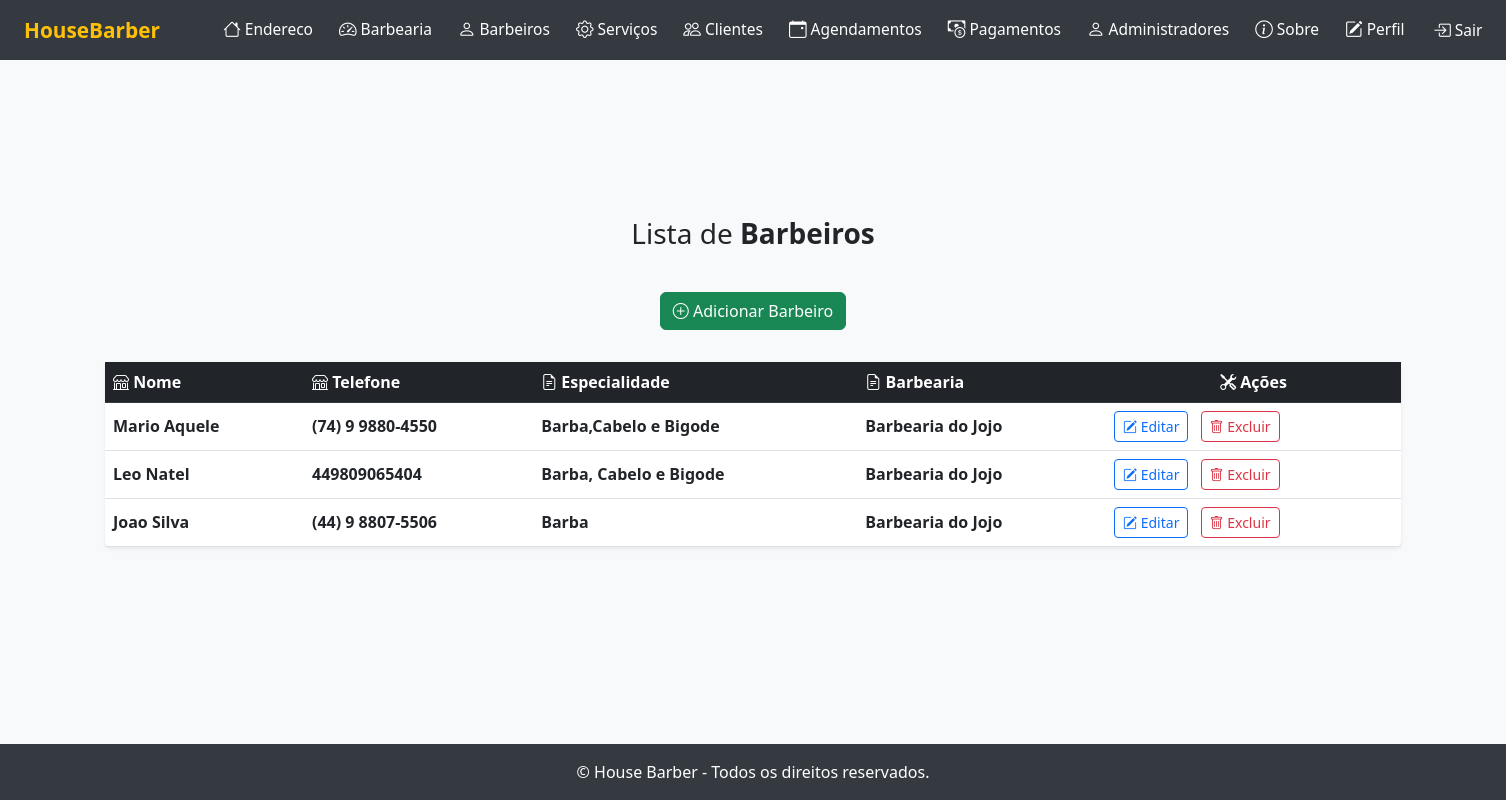
Page /listar/barbeiros/ (signed in) on the committed database.
### cadastros/models.py (models this page shows, shortened)
class Barbeiro(models.Model):
    nome = models.CharField(max_length=255, help_text="Nome do barbeiro")
    telefone = models.CharField(max_length=20, help_text="Telefone do barbeiro")
    especialidade = models.CharField(max_length=100, help_text="Especialidade do barbeiro")
    ativo = models.BooleanField(default=True, help_text="Indica se o barbeiro está ativo")
    barbearia = models.ForeignKey(Barbearia, on_delete=models.CASCADE, related_name='barbeiros', help_text="Barbearia onde trabalha")
    usuario = models.ForeignKey(User, on_delete=models.CASCADE, related_name='barbeiro_usuario', help_text="Usuário responsável pelo barbeiro")

class Barbearia(models.Model):
    nome_fantasia = models.CharField(max_length=255, help_text="Nome fantasia da barbearia")
    razao_social = models.CharField(max_length=255, help_text="Razão social da barbearia")
    cnpj = models.CharField(max_length=18, help_text="CNPJ da barbearia")
    telefone = models.CharField(max_length=20, help_text="Telefone de contato da barbearia")
    email = models.EmailField(help_text="E-mail da barbearia")
    endereco = models.OneToOneField(Endereco, on_delete=models.CASCADE, related_name='barbearia', help_text="Endereço da barbearia")
    usuario = models.ForeignKey(User, on_delete=models.CASCADE, related_name='usuario_barbearia', help_text="Usuário responsável pela barbearia")
    def __str__(self):
        return self.nome_fantasia

### cadastros/views.py (the view)
# urls.py: path('listar/barbeiros/', BarbeiroListView.as_view(), name='barbeiro-lista'),
class BarbeiroListView(LoginRequiredMixin, ListView):
    login_url = reverse_lazy('login')
    model = Barbeiro
    template_name = 'listas/barbeiro.html'
    context_object_name = 'barbeiros'
    def get_queryset(self):
        return Barbeiro.objects.filter(usuario=self.request.user)

### cadastros/templates/listas/barbeiro.html (shortened to what this page needs)
{% extends "paginas/modelo.html" %}
{% block conteudo %}
<h3>
    Lista de <b>Barbeiros</b>
</h3>
<div class="d-flex justify-content-center mb-3">
    <a class="btn btn-success mb-3" href="{% url 'cadastrar-barbeiro' %}">
        <i class="bi bi-plus-circle"></i> Adicionar Barbeiro
    </a>
</div>
<table id="table-lista" class="table table-hover align-middle shadow-sm rounded bg-white">
    <thead class="table-dark">
        <tr>
            <th scope="col"><i class="bi bi-shop"></i> Nome</th>
            <th scope="col"><i class="bi bi-shop"></i> Telefone</th>
            <th scope="col"><i class="bi bi-file-earmark-text"></i> Especialidade</th>
            <th scope="col"><i class="bi bi-file-earmark-text"></i> Barbearia</th>
            <th scope="col" class="text-center"><i class="bi bi-tools"></i> Ações</th>
        </tr>
    </thead>
    <tbody>
        {% for object in object_list %}
            <tr>
                <td class="fw-semibold">{{ object.nome }}</td>
                <td class="fw-semibold">{{ object.telefone }}</td>
                <td class="fw-semibold">{{ object.especialidade }}</td>
                <td class="fw-semibold">{{ object.barbearia }}</td>
                <td>
                    <a class="btn btn-outline-primary btn-sm me-2" href="{% url 'editar-barbeiro' object.pk  %}">
                        <i class="bi bi-pencil-square"></i> Editar
                    </a>
                    <a class="btn btn-outline-danger btn-sm" href="{% url 'excluir-barbeiro' object.pk  %}">
                        <i class="bi bi-trash"></i> Excluir
                    </a>
                </td>
            </tr>
        {% empty %}
            <tr>
                <td colspan="5" class="text-center text-muted py-4">
                    <i class="bi bi-exclamation-circle"></i> Nenhum registro encontrado.
                </td>
            </tr>
        {% endfor %}
    </tbody>
</table>
{% endblock %}
{% block scripts %}
<link href="https://cdn.datatables.net/v/bs5/dt-2.1.8/datatables.min.css" rel="stylesheet">
{% endblock scripts %}

### paginas/templates/paginas/modelo.html (style rules this page uses)
body { min-height: 100vh; display: flex; flex-direction: column; background: #f8f9fa; }

### rows in the picture
Barbeiro: nome "Mario Aquele", telefone "(74) 9 9880-4550", especialidade "Barba,Cabelo e Bigode", barbearia "Barbearia do Jojo"
Barbeiro: nome "Leo Natel", telefone "449809065404", especialidade "Barba, Cabelo e Bigode", barbearia "Barbearia do Jojo"
Barbeiro: nome "Joao Silva", telefone "(44) 9 8807-5506", especialidade "Barba", barbearia "Barbearia do Jojo"
